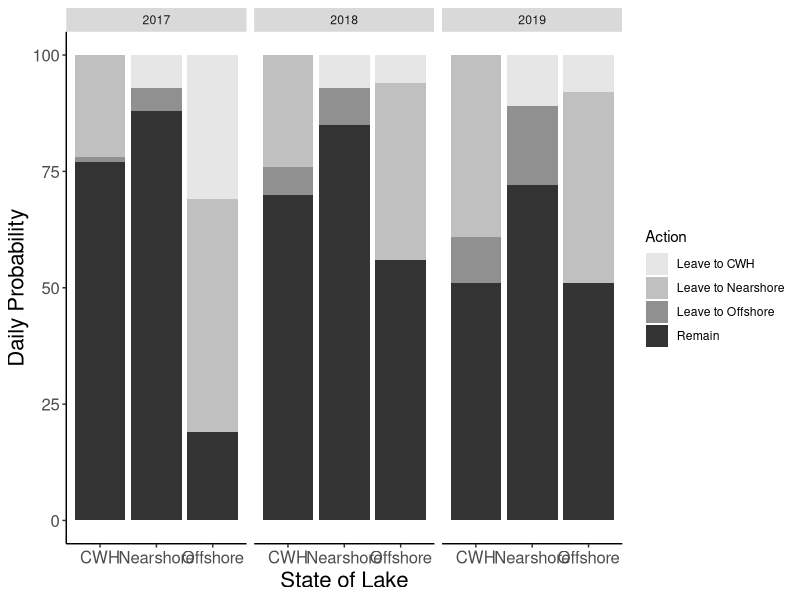

Recreate this plot in R. (Note: this script raises an error after producing the figure.)
#Testing diet goodies 
library(ggplot2)
#Example code 

Allfish <- data.frame(year=c("2017","2017","2017","2018","2018","2018", "2019", "2019", "2019","2017","2017","2017","2017","2017","2017","2018","2018","2018","2018","2018","2018","2019", "2019", "2019","2019", "2019", "2019"), 
                      state=factor(c("CWH","Offshore","Nearshore")),
                      totalprob = c(100),
                      prob = c(77,19,88,70,56,85,51,51,72,1,50,7,22,31,5,6,38,7,24,6,8,10,41,11,39,8,17),
                     action = factor(c("Remain","Remain","Remain","Remain","Remain","Remain","Remain","Remain","Remain","Leave to Offshore","Leave to Nearshore","Leave to CWH","Leave to Nearshore","Leave to CWH","Leave to Offshore","Leave to Offshore","Leave to Nearshore","Leave to CWH","Leave to Nearshore","Leave to CWH","Leave to Offshore","Leave to Offshore","Leave to Nearshore","Leave to CWH","Leave to Nearshore","Leave to CWH","Leave to Offshore")))
ggplot(data=Allfish, aes(x=state,y= prob, fill = action))+
  geom_bar(position="stack", stat="identity") +
  facet_grid(~year) +
  theme(panel.grid.major = element_blank(), panel.grid.minor = element_blank(), axis.title=element_text(size=16), axis.text=element_text(size=12),
        panel.background = element_blank(), axis.line = element_line(colour = "black"))+
  scale_fill_grey(start=0.9, end=0.2)+ 
  xlab("State of Lake") + ylab("Daily Probability") + labs(fill= "Action")

#Actual code 

#Full number 
ggplot(data=actual_camp_diet, aes(x=basin,y= diet_count, fill = diet_comp))+
  geom_bar(position="stack", stat="identity")

#As a percent 
ggplot(data=actual_camp_diet, aes(x=basin,y= rel_percent, fill = diet_comp2))+
  geom_bar(position="stack", stat="identity")

#Facet wrap by size (less than 305 = small )
ggplot(data=actual_camp_diet, aes(x=basin,y= rel_percent, fill = diet_comp))+
  geom_bar(position="stack", stat="identity") + 
  facet_grid(~size)

#Fooling around with pie charts 
ggplot(data=camp_diet_final, aes(x="",y= rel_percent, fill = diet_comp2))+
  geom_bar(stat="identity", width=1)+ 
  coord_polar("y", start=0) +
  theme_void() + 
  facet_wrap(~basin)


+
  facet_grid(~year) +
  theme(panel.grid.major = element_blank(), panel.grid.minor = element_blank(), axis.title=element_text(size=16), axis.text=element_text(size=12),
        panel.background = element_blank(), axis.line = element_line(colour = "black"))+
  scale_fill_grey(start=0.9, end=0.2)+ 
  xlab("State of Lake") + ylab("Daily Probability") + labs(fill= "Action")